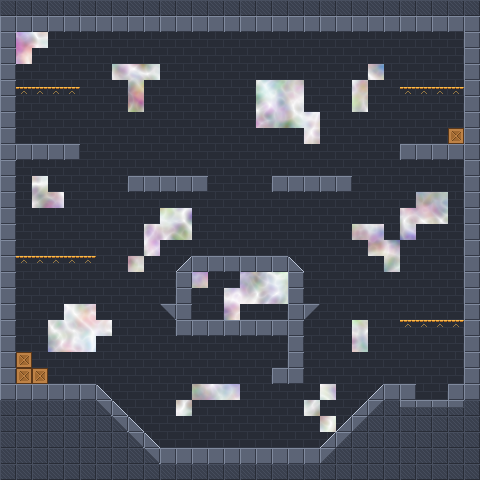

The image is a tile-based game level rendered from a .tmx file. Its description and source (layers, tilesets, objects; grid data summarised) follow:
An orthogonal 30x30 tile map with 16x16 px tiles, 3 tile layers (background, middle, foreground), 1 image layer and 20 objects (4x jumpthru, 4x shooter, 2x spike, 2x walker, 2x marker, ...).

<map version="1.10" tiledversion="1.12.2" orientation="orthogonal" renderorder="right-down" width="30" height="30" tilewidth="16" tileheight="16" infinite="0" nextlayerid="7" nextobjectid="22">
 <tileset firstgid="1" source="tilesets/prototype.tsx" />
 <imagelayer id="6" name="background-image">
  <image source="backgrounds/example-background.png" width="480" height="480" />
  <properties>
   <property name="layer" value="background" />
  </properties>
 </imagelayer>
 <layer id="1" name="background" width="30" height="30">
  <data>[900 cells, 620 non-empty, 2 distinct tile ids]</data>
 </layer>
 <objectgroup id="2" name="objects">
  <object id="1" name="spike" type="spike" gid="33" x="432" y="400" width="16" height="16" />
  <object id="2" name="spike" type="spike" gid="33" x="416" y="400" width="16" height="16" />
  <object id="3" name="player" type="player" gid="49" x="224" y="448" width="16" height="16" />
  <object id="4" name="bouncer" type="bouncer" gid="55" x="48" y="384" width="16" height="16" />
  <object id="5" name="jumpthru" type="jumpthru" x="16" y="256">
   <polyline points="0,0 80,0" />
  </object>
  <object id="6" name="jumpthru" type="jumpthru" x="400" y="320">
   <polyline points="0,0 64,0" />
  </object>
  <object id="7" name="jumpthru" type="jumpthru" x="16" y="88">
   <polyline points="0,0 60,0" />
  </object>
  <object id="8" name="jumpthru" type="jumpthru" x="400" y="88">
   <polyline points="0,0 64,0" />
  </object>
  <object id="9" name="walker" type="walker" gid="66" x="400" y="144" width="16" height="16" />
  <object id="10" name="flyer" type="flyer" gid="72" x="224" y="112" width="16" height="16">
   <properties>
    <property name="range" type="float" value="12" />
   </properties>
  </object>
  <object id="12" name="walker" type="walker" gid="66" x="16" y="144" width="16" height="16" />
  <object id="13" name="jumper" type="jumper" gid="65" x="192" y="320" width="16" height="16">
   <properties>
    <property name="height" type="float" value="1" />
   </properties>
  </object>
  <object id="14" name="leaper" type="leaper" gid="65" x="168" y="176" width="16" height="16">
   <properties>
    <property name="height" type="float" value="6" />
    <property name="target" type="object" value="15" />
   </properties>
  </object>
  <object id="15" name="leaper-target" type="marker" x="304" y="176">
   <point />
  </object>
  <object id="16" name="shooter-right" type="shooter" gid="68" x="304" y="304" width="16" height="16" />
  <object id="17" name="shooter-left" type="shooter" gid="69" x="160" y="304" width="16" height="16" />
  <object id="18" name="shooter-down" type="shooter" gid="71" x="336" y="208" width="16" height="16">
   <properties>
    <property name="gravity" type="bool" value="false" />
    <property name="speed" type="float" value="8" />
   </properties>
  </object>
  <object id="19" name="shooter-down" type="shooter" gid="71" x="128" y="208" width="16" height="16">
   <properties>
    <property name="gravity" type="bool" value="false" />
    <property name="speed" type="float" value="8" />
   </properties>
  </object>
  <object id="20" name="teleporter" type="teleporter" gid="78" x="272" y="368" width="16" height="16">
   <properties>
    <property name="dwell" type="float" value="0.5" />
    <property name="target" type="object" value="21" />
   </properties>
  </object>
  <object id="21" name="teleport-target" type="marker" x="240" y="256">
   <point />
  </object>
 </objectgroup>
 <layer id="4" name="middle" width="30" height="30">
  <properties>
   <property name="collision" value="tagged" />
  </properties>
  <data>[900 cells, 280 non-empty, 8 distinct tile ids]</data>
 </layer>
 <layer id="3" name="foreground" width="30" height="30">
  <data>[900 cells, 17 non-empty, 2 distinct tile ids]</data>
 </layer>
</map>
